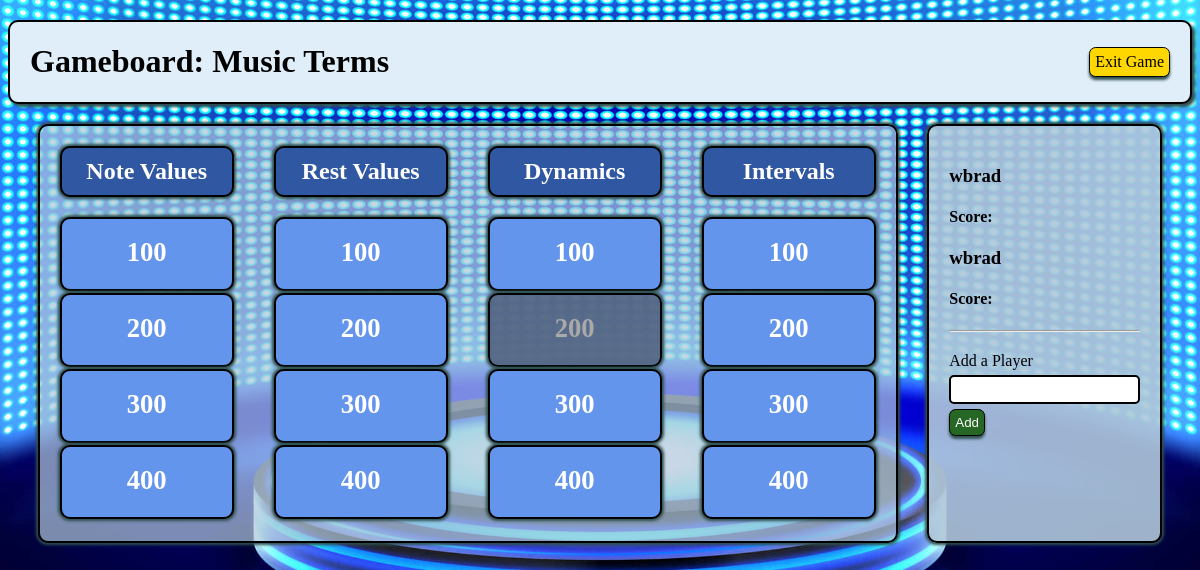
The app's page /games/play/3 (signed in), older data.
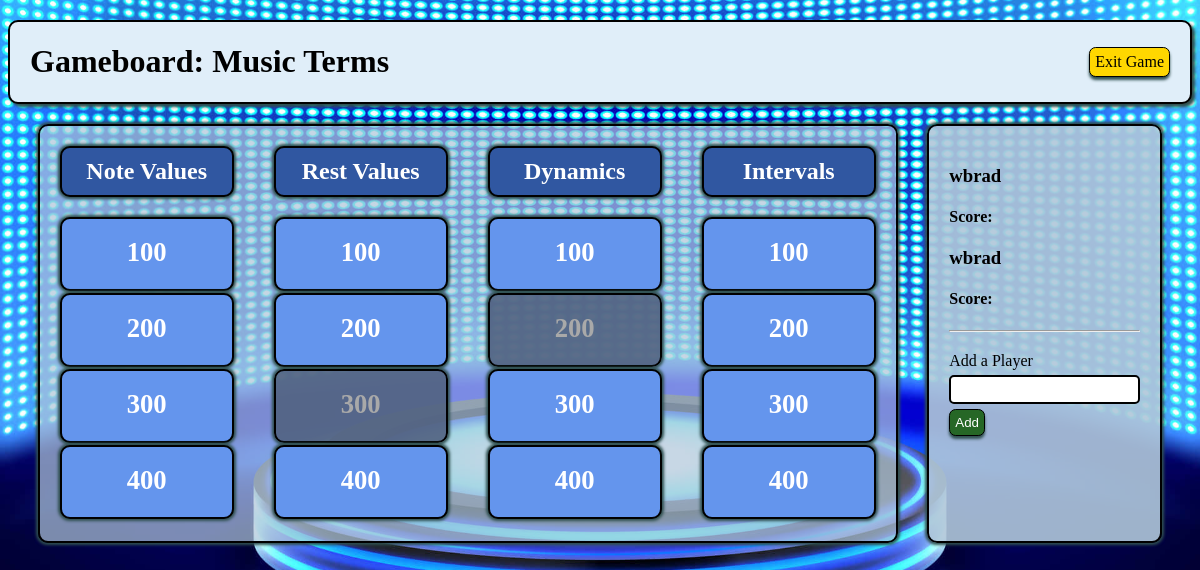
The same page, newer data.
### gameboard_app/models.py (models this page shows, shortened)
class Game(models.Model):
    title = models.CharField(max_length=255)
    is_active = models.BooleanField(default=False)
    creator = models.ForeignKey(User, related_name='gameboards', on_delete=models.CASCADE)
    created_at = models.DateTimeField(auto_now_add=True)
    updated_at = models.DateTimeField(auto_now=True)
    @classmethod
    def get_by_id(cls, id):
        return cls.objects.get(id=id)

class Category(models.Model):
    name = models.CharField(max_length=255)
    game_assigned = models.ForeignKey(Game, related_name="categories_avail", on_delete = models.CASCADE)
    created_at = models.DateTimeField(auto_now_add=True)
    updated_at = models.DateTimeField(auto_now=True)

class Question(models.Model):
    question = models.TextField()
    answer = models.CharField(max_length=255)
    points = models.IntegerField(default=100)
    played = models.BooleanField(default=False)
    category_assigned = models.ForeignKey(Category, related_name="question_list", on_delete = models.CASCADE)
    created_at = models.DateTimeField(auto_now_add=True)
    updated_at = models.DateTimeField(auto_now=True)

### gameboard_app/views.py (the view)
# urls.py: path('play/<int:game_id>', views.play_gameboard, name='play'),
def play_gameboard(request, game_id):
    if 'user_id' not in request.session:
        return redirect('/')
    game = Game.get_by_id(game_id)
    categories = game.categories_avail.all()
    game_over = True
    if not game.is_active:
        game.update_activity({'id': game_id, 'is_active': True})
    for category in categories:
        if category.question_list.filter(played=False):
            game_over = False
    context = {
        'game': game,
        'categories': categories,
        'game_over': game_over
    }
    return render(request, 'gameboard.html', context)

### gameboard_app/templates/gameboard.html (shortened to what this page needs)
<!DOCTYPE html>
<html lang="en">
<head>
    {% load static %}
    <link rel="stylesheet" href="{% static 'css/style.css' %}">
</head>
<body>
    <div class="game_wrapper">
        <div class="nav_bar">
            <h1>Gameboard: {{ game.title }}</h1>
            <a class="back" href="{% url 'main_select' %}">Exit Game</a>
        </div>
        <div style="display: flex; justify-content: space-evenly;">
            <div class="play_box">
                {% for category in categories %}
                    <div class="cat_box">
                        <h2 class="cat_title">{{ category.name }}</h2>
                        {% for question in category.question_list.all|dictsort:"points" %}
                            {% if not question.played %}
                                <div class="ques_box">
                                    <h3><a class="q_link" href="{% url 'show_ques' question.id %}">{{ question.points }}</a></h3>
                                </div>
                            {% else %}
                                <div class="played">
                                    <h3><p class="played_text">{{ question.points }}</p></h3>
                                </div>
                            {% endif %}
                        {% endfor %}
                    </div>
                {% endfor %}
            </div>
            <div class="player_box">
                {% if 'player_1' in request.session and 'player_2' in request.session %}
                    <h3>{{ request.session.player_1 }}</h3>
                    <h4>Score: {{ request.session.score_1 }}</h4>
                    <h3>{{ request.session.player_2 }}</h3>
                    <h4>Score: {{ request.session.score_2 }}</h4>
                {% elif 'player_1' in request.session %}
                    <h3>{{ request.session.player_1 }}</h3>
                    <h4>Score: {{ request.session.score_1 }}</h4>
                {% else %}
                    <h3>[Need a Player]</h3>
                    <h4>Score: </h4>
                {% endif %}
                <hr style="margin-bottom: 20px;">
                <form action="{% url 'add_player' %}" method="post">
                    <label for="player_name">Add a Player</label>
                    <p><input class="input" type="text" name="player_name"></p>
                    <p><input class="add" type="submit" value="Add"></p>
                </form>
            </div>
        </div>
    </div>
</body>
</html>

### gameboard_app/static/css/style.css (style rules this page uses)
body { background-image: url("../images/game-show-background-opt1.jpg"); background-position: center; background-size: cover; }
.game_wrapper { width: auto; }
.nav_bar { display: flex; justify-content: space-between; align-items: center; margin: 20px 0px; padding: 0px 20px; border: 2px solid black; border-radius: 10px; background-color:rgb(224, 238, 249); box-shadow: 3px 3px 3px darkslategray; }
.back, .delete, .q_edit, .q_delete, .play, .add { text-decoration: none; border: 1px solid black; border-radius: 5pt; box-shadow: 0px 3px 3px darkslategray; background-color: gold; color: black; padding: 5px; cursor: pointer; }
.add { background-color: rgb(38, 103, 38); color: white; }
p { margin: 5px 0px; }
.play_box, .player_box { display: flex; justify-content: space-evenly; border: 2px solid black; background-color: rgb(176, 199, 218, 0.7); border-radius: 10px; box-shadow: 0px 0px 3px 2px darkslategray; }
.player_box { display: block; padding: 20px; background-color: rgb(176, 199, 218, 0.9); }
.cat_box { padding: 0px 20px 20px; }
.cat_title, .ques_box, .played { border: solid 2px black; padding: 10px; text-align: center; width: 150px; border-radius: 10px; background-color:rgb(48, 87, 161); color: white; box-shadow: 0px 0px 3px 2px darkslategray; }
.ques_box, .played { height: 60px; padding-top: 0px; margin: auto; margin-bottom: 2px; background-color: cornflowerblue; }
.played { background-color: rgb(81, 98, 129, 0.9); }
.input { border: 2px solid black; border-radius: 5px; padding: 5px; }
.q_link, .played_text { text-decoration: none; color: white; font-size: 20pt; }
.played_text { color: darkgrey; }

Row changes from the older to the newer data that the page shows:
changed Question (number 7 of 16 on the later page): played False → True (drawn)
